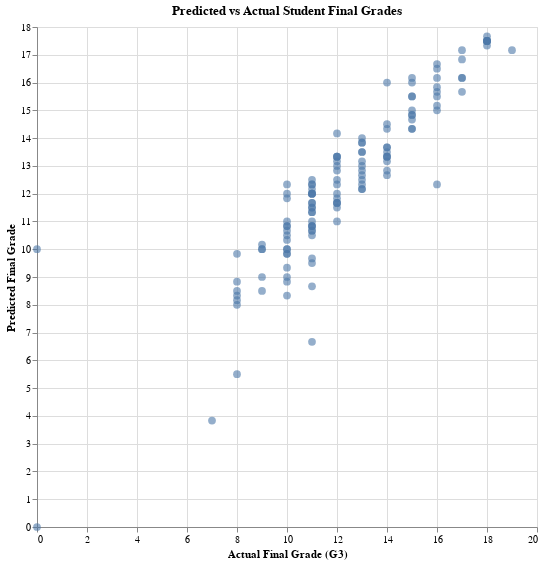

Notebook code for this chart:
### Markdown cell above
##Plots

### Code cell
results_plot__df = pd.DataFrame({
    "Actual Grade": student_y_test,
    "Predicted Grade": predicted
})
results_plot= alt.Chart(results_plot__df).mark_circle(size=60, opacity=0.6).encode(
    x=alt.X("Actual Grade:Q", title="Actual Final Grade (G3)"),
    y=alt.Y("Predicted Grade:Q", title="Predicted Final Grade"),
    tooltip=["Actual Grade", "Predicted Grade"]
).properties(
    title="Predicted vs Actual Student Final Grades",
    width=500,
    height=500)
results_plot

### Figure 1 — Vega-Lite specification as saved in the notebook (floating-point values rounded to 4 significant figures; data arrays with more than 128 entries replaced by an {"elided": "..."} marker saying what was removed)
{"config": {"view": {"continuousWidth": 300, "continuousHeight": 300}}, "data": {"name": "data-a2ac1990939f2edb6912c418bdf0daa4"}, "mark": {"type": "circle", "opacity": 0.6, "size": 60}, "encoding": {"tooltip": [{"field": "Actual Grade", "type": "quantitative"}, {"field": "Predicted Grade", "type": "quantitative"}], "x": {"field": "Actual Grade", "title": "Actual Final Grade (G3)", "type": "quantitative"}, "y": {"field": "Predicted Grade", "title": "Predicted Final Grade", "type": "quantitative"}}, "height": 500, "title": "Predicted vs Actual Student Final Grades", "width": 500, "$schema": "https://vega.github.io/schema/vega-lite/v5.20.1.json", "datasets": {"data-a2ac1990939f2edb6912c418bdf0daa4": {"elided": "130 records"}}}
